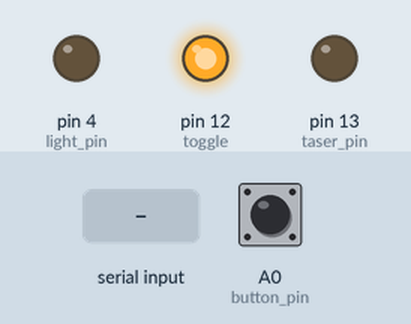
The sketch below on a simulated Arduino Uno, built with avr-gcc and run on an emulated ATmega328P. On the bench: output pins drawn as LEDs (lit = HIGH). The inputs (shaded band) are chosen by the test bench; at power-on: A0 (button_pin) LOW. What the sketch prints to the serial monitor is not drawn.

Above: at 1.2 s.
1.3 s: "g" received over Serial
At 10.0 s:
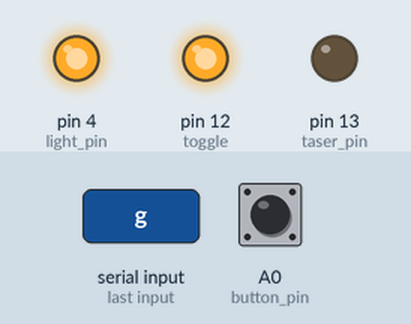
Timing chart, 0 to 10.3 s (numbered marks = the images above; inputs shaded):
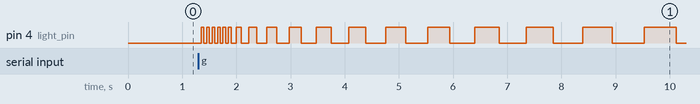

The sketch:

PracticalQuiz.ino
```cpp
int light_pin = 4;
int toggle = 12;
int button_pin = A0;
int green = LOW; // Assign HIGH to represent green
int red = HIGH;    // Assign LOW to represent red
int taser_pin = 13;
bool pressed = false;

void setup() {
  pinMode(taser_pin, OUTPUT);
  pinMode(light_pin, OUTPUT);
  pinMode(toggle, OUTPUT); // Use toggle pin 12
  pinMode(button_pin, INPUT);
  digitalWrite(toggle, HIGH); // Ensure toggle pin is high
  digitalWrite(taser_pin, LOW);
  Serial.begin(9600);
}

void back_n_forth(){

  for (int i = 10; i <= 50; i += 10) { // Corrected loop conditions
      digitalWrite(light_pin, green);
      delay(50);
      digitalWrite(light_pin, red);
      delay(50); // Add delay to keep each color on for a while
  }
    for (int i = 50; i <= 700; i += 45) { // Corrected loop conditions
      digitalWrite(light_pin, green);
      delay(i);
      digitalWrite(light_pin, red);
      delay(i); // Add delay to keep each color on for a while
  }


}


void loop() {
  Serial.println(digitalRead(A0));
  if(Serial.available()){
    char incomingByte = Serial.read();
    if(incomingByte == 'g'){
      back_n_forth();
      digitalWrite(light_pin, green);
    }

    if(incomingByte == 'r'){
       back_n_forth();
       digitalWrite(light_pin, red);
       digitalWrite(taser_pin, HIGH);
       delay(200);
       digitalWrite(taser_pin, LOW);
    }

    if(incomingByte == 'g' || incomingByte == 'r'){
       Serial.println('d');
    }
  }
  // put your main code here, to run repeatedly:
}
```
